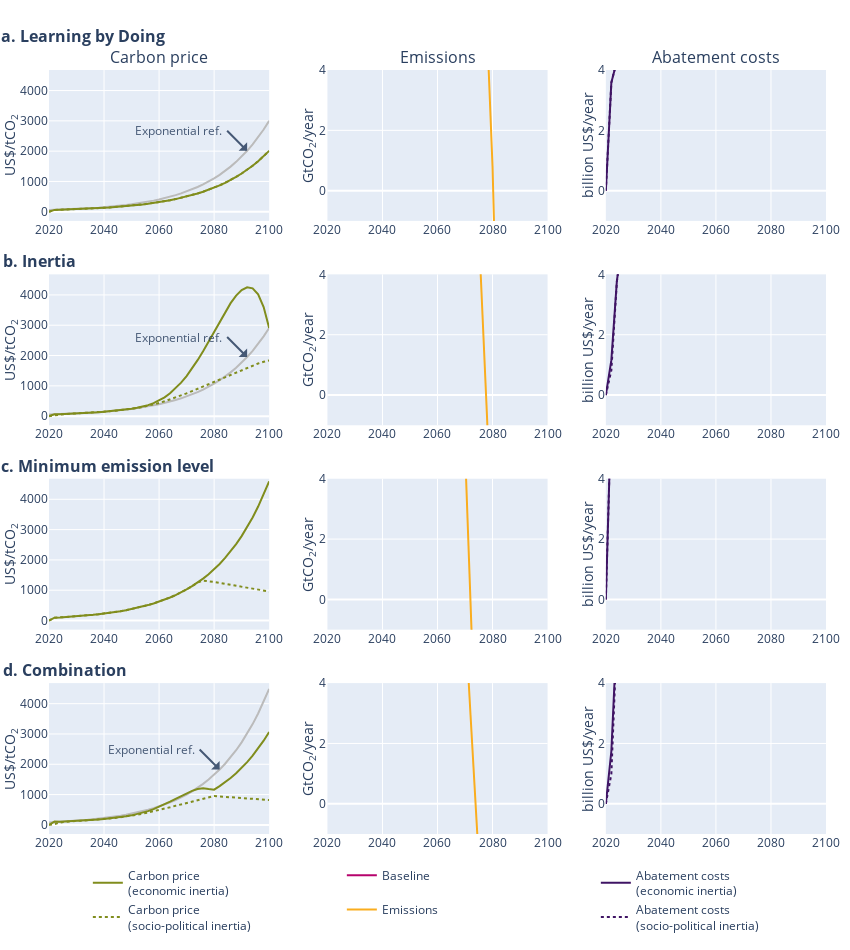

The notebook cell saved with this chart:
### Code cell
fig = make_subplots(
    rows=4, cols=3, 
    subplot_titles=[
        '<b>a. Learning by Doing</b>'.ljust(65)+'<br>Carbon price', 'Emissions', 'Abatement costs',
        '<b>b. Inertia</b>'.ljust(77), '', '',
        '<b>c. Minimum emission level</b>'.ljust(58), '', '',
        '<b>d. Combination</b>'.ljust(68)
    ],
    vertical_spacing=0.07, horizontal_spacing=0.075
)

add_hotelling(fig, modelInertia, row=2)
add_hotelling(fig, modelLBD)
add_hotelling(fig, modelCombined, row=4, x_i=-10)
modelLBD.plot(fig, 1, name='LBD')
modelInertia.plot(fig, 2, name='Inertia')
modelMinLevel.plot(fig, 3, name='minEmissionLevel')
modelCombined.plot(fig, 4, name='Combination')


for i, name, dash in [
    (1, 'Carbon price<br>(economic inertia)'.ljust(70), None),                      (2, 'Baseline', None),  (4, 'Abatement costs<br>(economic inertia)', None),
    (1, 'Carbon price<br>(socio-political inertia)', 'dot'), (3, 'Emissions', None), (4, 'Abatement costs<br>(socio-political inertia)', 'dot'),
]:
    fig.add_scatter(x=[None], y=[None], mode='lines', line={'color': COLORS_PBL[i], 'dash': dash}, name=name)

fig.update_yaxes(col=1, matches='y', title='US$/tCO<sub>2</sub>', range=[-301, 4678])
fig.update_yaxes(col=2, matches='y2', title='GtCO<sub>2</sub>/year')
fig.update_yaxes(col=3, matches='y3', title='billion US$/year')
fig.update_yaxes(title_standoff=0)
fig.update_layout(
    margin={'t': 70, 'b': 30, 'l': 30, 'r': 10},
    height=950, width=850,
    legend={'orientation': 'h', 'x': 0.05, 'y': -0.035}
)
fig.show()
